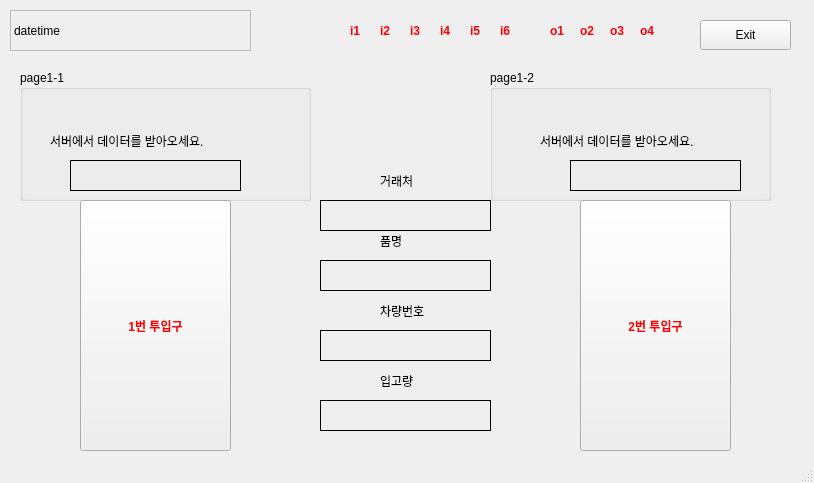
<?xml version="1.0" encoding="UTF-8"?>
<ui version="4.0">
 <class>MainWindow</class>
 <widget class="QMainWindow" name="MainWindow">
  <property name="geometry">
   <rect>
    <x>0</x>
    <y>0</y>
    <width>814</width>
    <height>483</height>
   </rect>
  </property>
  <property name="windowTitle">
   <string>MainWindow</string>
  </property>
  <widget class="QWidget" name="centralwidget">
   <widget class="QLabel" name="input_Led1">
    <property name="geometry">
     <rect>
      <x>350</x>
      <y>0</y>
      <width>31</width>
      <height>61</height>
     </rect>
    </property>
    <property name="font">
     <font>
      <weight>75</weight>
      <bold>true</bold>
     </font>
    </property>
    <property name="styleSheet">
     <string notr="true">color:rgb(255, 0, 4)</string>
    </property>
    <property name="text">
     <string>i1</string>
    </property>
   </widget>
   <widget class="QLabel" name="input_Led2">
    <property name="geometry">
     <rect>
      <x>380</x>
      <y>0</y>
      <width>31</width>
      <height>61</height>
     </rect>
    </property>
    <property name="font">
     <font>
      <weight>75</weight>
      <bold>true</bold>
     </font>
    </property>
    <property name="styleSheet">
     <string notr="true">color:rgb(255, 0, 4)</string>
    </property>
    <property name="text">
     <string>i2</string>
    </property>
   </widget>
   <widget class="QLabel" name="output_Led1">
    <property name="geometry">
     <rect>
      <x>550</x>
      <y>0</y>
      <width>31</width>
      <height>61</height>
     </rect>
    </property>
    <property name="font">
     <font>
      <weight>75</weight>
      <bold>true</bold>
     </font>
    </property>
    <property name="styleSheet">
     <string notr="true">color:rgb(255, 0, 4)</string>
    </property>
    <property name="text">
     <string>o1</string>
    </property>
   </widget>
   <widget class="QLabel" name="output_Led2">
    <property name="geometry">
     <rect>
      <x>580</x>
      <y>0</y>
      <width>31</width>
      <height>61</height>
     </rect>
    </property>
    <property name="font">
     <font>
      <weight>75</weight>
      <bold>true</bold>
     </font>
    </property>
    <property name="styleSheet">
     <string notr="true">color:rgb(255, 0, 4)</string>
    </property>
    <property name="text">
     <string>o2</string>
    </property>
   </widget>
   <widget class="QLabel" name="input_Led3">
    <property name="geometry">
     <rect>
      <x>410</x>
      <y>0</y>
      <width>31</width>
      <height>61</height>
     </rect>
    </property>
    <property name="font">
     <font>
      <weight>75</weight>
      <bold>true</bold>
     </font>
    </property>
    <property name="styleSheet">
     <string notr="true">color:rgb(255, 0, 4)</string>
    </property>
    <property name="text">
     <string>i3</string>
    </property>
   </widget>
   <widget class="QLabel" name="output_Led3">
    <property name="geometry">
     <rect>
      <x>610</x>
      <y>0</y>
      <width>31</width>
      <height>61</height>
     </rect>
    </property>
    <property name="font">
     <font>
      <weight>75</weight>
      <bold>true</bold>
     </font>
    </property>
    <property name="styleSheet">
     <string notr="true">color:rgb(255, 0, 4)</string>
    </property>
    <property name="text">
     <string>o3</string>
    </property>
   </widget>
   <widget class="QLabel" name="output_Led4">
    <property name="geometry">
     <rect>
      <x>640</x>
      <y>0</y>
      <width>31</width>
      <height>61</height>
     </rect>
    </property>
    <property name="font">
     <font>
      <weight>75</weight>
      <bold>true</bold>
     </font>
    </property>
    <property name="styleSheet">
     <string notr="true">color:rgb(255, 0, 4)</string>
    </property>
    <property name="text">
     <string>o4</string>
    </property>
   </widget>
   <widget class="QLabel" name="input_Led4">
    <property name="geometry">
     <rect>
      <x>440</x>
      <y>0</y>
      <width>31</width>
      <height>61</height>
     </rect>
    </property>
    <property name="font">
     <font>
      <weight>75</weight>
      <bold>true</bold>
     </font>
    </property>
    <property name="styleSheet">
     <string notr="true">color:rgb(255, 0, 4)</string>
    </property>
    <property name="text">
     <string>i4</string>
    </property>
   </widget>
   <widget class="QLabel" name="input_Led5">
    <property name="geometry">
     <rect>
      <x>470</x>
      <y>0</y>
      <width>31</width>
      <height>61</height>
     </rect>
    </property>
    <property name="font">
     <font>
      <weight>75</weight>
      <bold>true</bold>
     </font>
    </property>
    <property name="styleSheet">
     <string notr="true">color:rgb(255, 0, 4)</string>
    </property>
    <property name="text">
     <string>i5</string>
    </property>
   </widget>
   <widget class="QLabel" name="input_Led6">
    <property name="geometry">
     <rect>
      <x>500</x>
      <y>0</y>
      <width>31</width>
      <height>61</height>
     </rect>
    </property>
    <property name="font">
     <font>
      <weight>75</weight>
      <bold>true</bold>
     </font>
    </property>
    <property name="styleSheet">
     <string notr="true">color:rgb(255, 0, 4)</string>
    </property>
    <property name="text">
     <string>i6</string>
    </property>
   </widget>
   <widget class="QStackedWidget" name="stackedWidget">
    <property name="geometry">
     <rect>
      <x>20</x>
      <y>70</y>
      <width>291</width>
      <height>131</height>
     </rect>
    </property>
    <property name="currentIndex">
     <number>0</number>
    </property>
    <widget class="QWidget" name="page1">
     <widget class="QGroupBox" name="groupBox_2">
      <property name="geometry">
       <rect>
        <x>0</x>
        <y>0</y>
        <width>291</width>
        <height>131</height>
       </rect>
      </property>
      <property name="title">
       <string>page1-1</string>
      </property>
      <widget class="QLabel" name="label_18">
       <property name="geometry">
        <rect>
         <x>30</x>
         <y>50</y>
         <width>231</width>
         <height>41</height>
        </rect>
       </property>
       <property name="text">
        <string>서버에서 데이터를 받아오세요.</string>
       </property>
      </widget>
      <widget class="QLabel" name="textEdit_tcp1">
       <property name="geometry">
        <rect>
         <x>50</x>
         <y>90</y>
         <width>171</width>
         <height>31</height>
        </rect>
       </property>
       <property name="focusPolicy">
        <enum>Qt::NoFocus</enum>
       </property>
       <property name="frameShape">
        <enum>QFrame::Panel</enum>
       </property>
       <property name="frameShadow">
        <enum>QFrame::Plain</enum>
       </property>
       <property name="text">
        <string>   </string>
       </property>
      </widget>
     </widget>
    </widget>
    <widget class="QWidget" name="page2">
     <widget class="QGroupBox" name="groupBox_3">
      <property name="geometry">
       <rect>
        <x>0</x>
        <y>0</y>
        <width>281</width>
        <height>131</height>
       </rect>
      </property>
      <property name="title">
       <string>page2-1</string>
      </property>
      <widget class="QLabel" name="label_3">
       <property name="geometry">
        <rect>
         <x>170</x>
         <y>170</y>
         <width>68</width>
         <height>22</height>
        </rect>
       </property>
       <property name="text">
        <string>2</string>
       </property>
      </widget>
      <widget class="QLabel" name="label">
       <property name="geometry">
        <rect>
         <x>70</x>
         <y>50</y>
         <width>141</width>
         <height>31</height>
        </rect>
       </property>
       <property name="text">
        <string>카드를 읽어주세요.</string>
       </property>
      </widget>
      <widget class="QLabel" name="textEdit_card1">
       <property name="geometry">
        <rect>
         <x>50</x>
         <y>90</y>
         <width>171</width>
         <height>31</height>
        </rect>
       </property>
       <property name="focusPolicy">
        <enum>Qt::NoFocus</enum>
       </property>
       <property name="frameShape">
        <enum>QFrame::Panel</enum>
       </property>
       <property name="frameShadow">
        <enum>QFrame::Plain</enum>
       </property>
       <property name="text">
        <string/>
       </property>
      </widget>
     </widget>
    </widget>
    <widget class="QWidget" name="page3">
     <widget class="QGroupBox" name="groupBox_4">
      <property name="geometry">
       <rect>
        <x>0</x>
        <y>0</y>
        <width>291</width>
        <height>131</height>
       </rect>
      </property>
      <property name="title">
       <string>page3-1</string>
      </property>
      <widget class="QLabel" name="label_4">
       <property name="geometry">
        <rect>
         <x>130</x>
         <y>170</y>
         <width>68</width>
         <height>22</height>
        </rect>
       </property>
       <property name="text">
        <string>3</string>
       </property>
      </widget>
      <widget class="QLCDNumber" name="lcdNumber_open1">
       <property name="geometry">
        <rect>
         <x>60</x>
         <y>80</y>
         <width>151</width>
         <height>41</height>
        </rect>
       </property>
       <property name="styleSheet">
        <string notr="true">color:rgb(255, 0, 4)</string>
       </property>
       <property name="frameShape">
        <enum>QFrame::Box</enum>
       </property>
       <property name="frameShadow">
        <enum>QFrame::Plain</enum>
       </property>
      </widget>
      <widget class="QLabel" name="label_11">
       <property name="geometry">
        <rect>
         <x>70</x>
         <y>50</y>
         <width>151</width>
         <height>21</height>
        </rect>
       </property>
       <property name="text">
        <string>밸브 open 남은시간</string>
       </property>
      </widget>
      <widget class="QLabel" name="label_12">
       <property name="geometry">
        <rect>
         <x>370</x>
         <y>40</y>
         <width>151</width>
         <height>21</height>
        </rect>
       </property>
       <property name="text">
        <string>밸브 open 남은시간</string>
       </property>
      </widget>
     </widget>
    </widget>
    <widget class="QWidget" name="page4">
     <widget class="QGroupBox" name="groupBox_5">
      <property name="geometry">
       <rect>
        <x>0</x>
        <y>0</y>
        <width>301</width>
        <height>131</height>
       </rect>
      </property>
      <property name="title">
       <string>page4-1</string>
      </property>
      <widget class="QLabel" name="label_5">
       <property name="geometry">
        <rect>
         <x>130</x>
         <y>160</y>
         <width>68</width>
         <height>22</height>
        </rect>
       </property>
       <property name="text">
        <string>4</string>
       </property>
      </widget>
      <widget class="QLabel" name="label_14">
       <property name="geometry">
        <rect>
         <x>100</x>
         <y>50</y>
         <width>81</width>
         <height>22</height>
        </rect>
       </property>
       <property name="text">
        <string>1번 투입중</string>
       </property>
      </widget>
     </widget>
     <widget class="QLCDNumber" name="lcdNumber_open3">
      <property name="geometry">
       <rect>
        <x>60</x>
        <y>80</y>
        <width>151</width>
        <height>41</height>
       </rect>
      </property>
      <property name="styleSheet">
       <string notr="true">color:rgb(255, 0, 4)</string>
      </property>
      <property name="frameShape">
       <enum>QFrame::Box</enum>
      </property>
      <property name="frameShadow">
       <enum>QFrame::Plain</enum>
      </property>
     </widget>
    </widget>
    <widget class="QWidget" name="page5">
     <widget class="QGroupBox" name="groupBox_6">
      <property name="geometry">
       <rect>
        <x>0</x>
        <y>0</y>
        <width>291</width>
        <height>131</height>
       </rect>
      </property>
      <property name="title">
       <string>page5-1</string>
      </property>
      <widget class="QLabel" name="label_6">
       <property name="geometry">
        <rect>
         <x>150</x>
         <y>140</y>
         <width>68</width>
         <height>22</height>
        </rect>
       </property>
       <property name="text">
        <string>5</string>
       </property>
      </widget>
      <widget class="QLabel" name="label_16">
       <property name="geometry">
        <rect>
         <x>70</x>
         <y>50</y>
         <width>151</width>
         <height>22</height>
        </rect>
       </property>
       <property name="text">
        <string>밸브 close 남은시간</string>
       </property>
      </widget>
     </widget>
     <widget class="QLCDNumber" name="lcdNumber_open5">
      <property name="geometry">
       <rect>
        <x>60</x>
        <y>80</y>
        <width>151</width>
        <height>41</height>
       </rect>
      </property>
      <property name="styleSheet">
       <string notr="true">color:rgb(255, 0, 4)</string>
      </property>
      <property name="frameShadow">
       <enum>QFrame::Plain</enum>
      </property>
     </widget>
    </widget>
   </widget>
   <widget class="QStackedWidget" name="stackedWidget2">
    <property name="geometry">
     <rect>
      <x>490</x>
      <y>70</y>
      <width>311</width>
      <height>131</height>
     </rect>
    </property>
    <property name="currentIndex">
     <number>0</number>
    </property>
    <widget class="QWidget" name="page6">
     <widget class="QGroupBox" name="groupBox_8">
      <property name="geometry">
       <rect>
        <x>0</x>
        <y>0</y>
        <width>281</width>
        <height>131</height>
       </rect>
      </property>
      <property name="title">
       <string>page1-2</string>
      </property>
      <widget class="QLabel" name="label_19">
       <property name="geometry">
        <rect>
         <x>50</x>
         <y>60</y>
         <width>231</width>
         <height>22</height>
        </rect>
       </property>
       <property name="text">
        <string>서버에서 데이터를 받아오세요.</string>
       </property>
      </widget>
      <widget class="QLabel" name="textEdit_tcp2">
       <property name="geometry">
        <rect>
         <x>80</x>
         <y>90</y>
         <width>171</width>
         <height>31</height>
        </rect>
       </property>
       <property name="focusPolicy">
        <enum>Qt::NoFocus</enum>
       </property>
       <property name="frameShape">
        <enum>QFrame::Panel</enum>
       </property>
       <property name="frameShadow">
        <enum>QFrame::Plain</enum>
       </property>
       <property name="text">
        <string/>
       </property>
      </widget>
     </widget>
    </widget>
    <widget class="QWidget" name="page7">
     <widget class="QGroupBox" name="groupBox_9">
      <property name="geometry">
       <rect>
        <x>0</x>
        <y>0</y>
        <width>291</width>
        <height>121</height>
       </rect>
      </property>
      <property name="title">
       <string>page2-2</string>
      </property>
      <widget class="QLabel" name="label_7">
       <property name="geometry">
        <rect>
         <x>140</x>
         <y>140</y>
         <width>68</width>
         <height>22</height>
        </rect>
       </property>
       <property name="text">
        <string>7</string>
       </property>
      </widget>
      <widget class="QLabel" name="textEdit_card2">
       <property name="geometry">
        <rect>
         <x>80</x>
         <y>90</y>
         <width>171</width>
         <height>31</height>
        </rect>
       </property>
       <property name="focusPolicy">
        <enum>Qt::NoFocus</enum>
       </property>
       <property name="frameShape">
        <enum>QFrame::Panel</enum>
       </property>
       <property name="frameShadow">
        <enum>QFrame::Plain</enum>
       </property>
       <property name="text">
        <string/>
       </property>
      </widget>
      <widget class="QLabel" name="label_2">
       <property name="geometry">
        <rect>
         <x>90</x>
         <y>50</y>
         <width>141</width>
         <height>31</height>
        </rect>
       </property>
       <property name="text">
        <string>카드를 읽어주세요.</string>
       </property>
      </widget>
     </widget>
    </widget>
    <widget class="QWidget" name="page8">
     <widget class="QGroupBox" name="groupBox_10">
      <property name="geometry">
       <rect>
        <x>0</x>
        <y>0</y>
        <width>301</width>
        <height>131</height>
       </rect>
      </property>
      <property name="title">
       <string>page3-2</string>
      </property>
      <widget class="QLabel" name="label_8">
       <property name="geometry">
        <rect>
         <x>140</x>
         <y>130</y>
         <width>68</width>
         <height>22</height>
        </rect>
       </property>
       <property name="text">
        <string>8</string>
       </property>
      </widget>
      <widget class="QLCDNumber" name="lcdNumber_open2">
       <property name="geometry">
        <rect>
         <x>90</x>
         <y>80</y>
         <width>151</width>
         <height>41</height>
        </rect>
       </property>
       <property name="styleSheet">
        <string notr="true">color:rgb(255, 0, 4)</string>
       </property>
       <property name="frameShadow">
        <enum>QFrame::Plain</enum>
       </property>
      </widget>
      <widget class="QLabel" name="label_13">
       <property name="geometry">
        <rect>
         <x>90</x>
         <y>50</y>
         <width>151</width>
         <height>21</height>
        </rect>
       </property>
       <property name="text">
        <string>밸브 open 남은시간</string>
       </property>
      </widget>
     </widget>
    </widget>
    <widget class="QWidget" name="page9">
     <widget class="QGroupBox" name="groupBox_11">
      <property name="geometry">
       <rect>
        <x>0</x>
        <y>0</y>
        <width>301</width>
        <height>131</height>
       </rect>
      </property>
      <property name="title">
       <string>page4-2</string>
      </property>
      <widget class="QLabel" name="label_15">
       <property name="geometry">
        <rect>
         <x>130</x>
         <y>50</y>
         <width>81</width>
         <height>22</height>
        </rect>
       </property>
       <property name="text">
        <string>2번 투입중</string>
       </property>
      </widget>
      <widget class="QLCDNumber" name="lcdNumber_open4">
       <property name="geometry">
        <rect>
         <x>90</x>
         <y>80</y>
         <width>151</width>
         <height>41</height>
        </rect>
       </property>
       <property name="styleSheet">
        <string notr="true">color:rgb(255, 0, 4)</string>
       </property>
       <property name="frameShadow">
        <enum>QFrame::Plain</enum>
       </property>
      </widget>
     </widget>
    </widget>
    <widget class="QWidget" name="page10">
     <widget class="QGroupBox" name="groupBox_7">
      <property name="geometry">
       <rect>
        <x>0</x>
        <y>0</y>
        <width>301</width>
        <height>131</height>
       </rect>
      </property>
      <property name="title">
       <string>page5-2</string>
      </property>
      <widget class="QLabel" name="label_10">
       <property name="geometry">
        <rect>
         <x>120</x>
         <y>160</y>
         <width>68</width>
         <height>22</height>
        </rect>
       </property>
       <property name="text">
        <string>10</string>
       </property>
      </widget>
      <widget class="QLCDNumber" name="lcdNumber_open6">
       <property name="geometry">
        <rect>
         <x>90</x>
         <y>80</y>
         <width>151</width>
         <height>41</height>
        </rect>
       </property>
       <property name="styleSheet">
        <string notr="true">color:rgb(255, 0, 4)</string>
       </property>
       <property name="frameShadow">
        <enum>QFrame::Plain</enum>
       </property>
      </widget>
      <widget class="QLabel" name="label_17">
       <property name="geometry">
        <rect>
         <x>100</x>
         <y>50</y>
         <width>151</width>
         <height>22</height>
        </rect>
       </property>
       <property name="text">
        <string>밸브 close 남은시간</string>
       </property>
      </widget>
     </widget>
    </widget>
   </widget>
   <widget class="QPushButton" name="pushButton_silo1">
    <property name="geometry">
     <rect>
      <x>80</x>
      <y>200</y>
      <width>151</width>
      <height>251</height>
     </rect>
    </property>
    <property name="font">
     <font>
      <weight>75</weight>
      <bold>true</bold>
     </font>
    </property>
    <property name="styleSheet">
     <string notr="true">color: rgb(255, 0, 0);</string>
    </property>
    <property name="text">
     <string>1번 투입구</string>
    </property>
   </widget>
   <widget class="QPushButton" name="pushButton_silo2">
    <property name="geometry">
     <rect>
      <x>580</x>
      <y>200</y>
      <width>151</width>
      <height>251</height>
     </rect>
    </property>
    <property name="font">
     <font>
      <weight>75</weight>
      <bold>true</bold>
     </font>
    </property>
    <property name="styleSheet">
     <string notr="true">color:rgb(255, 0, 0)</string>
    </property>
    <property name="text">
     <string>2번 투입구</string>
    </property>
   </widget>
   <widget class="QLabel" name="label_20">
    <property name="geometry">
     <rect>
      <x>380</x>
      <y>170</y>
      <width>68</width>
      <height>22</height>
     </rect>
    </property>
    <property name="text">
     <string>거래처</string>
    </property>
   </widget>
   <widget class="QLabel" name="label_21">
    <property name="geometry">
     <rect>
      <x>380</x>
      <y>230</y>
      <width>68</width>
      <height>22</height>
     </rect>
    </property>
    <property name="text">
     <string>품명</string>
    </property>
   </widget>
   <widget class="QLabel" name="label_22">
    <property name="geometry">
     <rect>
      <x>380</x>
      <y>300</y>
      <width>68</width>
      <height>22</height>
     </rect>
    </property>
    <property name="text">
     <string>차량번호</string>
    </property>
   </widget>
   <widget class="QLabel" name="label_23">
    <property name="geometry">
     <rect>
      <x>380</x>
      <y>370</y>
      <width>68</width>
      <height>22</height>
     </rect>
    </property>
    <property name="text">
     <string>입고량</string>
    </property>
   </widget>
   <widget class="QLabel" name="label_datetimer1">
    <property name="geometry">
     <rect>
      <x>10</x>
      <y>10</y>
      <width>241</width>
      <height>41</height>
     </rect>
    </property>
    <property name="frameShape">
     <enum>QFrame::StyledPanel</enum>
    </property>
    <property name="text">
     <string>datetime</string>
    </property>
   </widget>
   <widget class="QPushButton" name="pushButton_exit1">
    <property name="geometry">
     <rect>
      <x>700</x>
      <y>20</y>
      <width>91</width>
      <height>30</height>
     </rect>
    </property>
    <property name="minimumSize">
     <size>
      <width>0</width>
      <height>30</height>
     </size>
    </property>
    <property name="maximumSize">
     <size>
      <width>381</width>
      <height>16777215</height>
     </size>
    </property>
    <property name="text">
     <string>Exit</string>
    </property>
   </widget>
   <widget class="QLabel" name="textEdit_qr1">
    <property name="geometry">
     <rect>
      <x>320</x>
      <y>200</y>
      <width>171</width>
      <height>31</height>
     </rect>
    </property>
    <property name="focusPolicy">
     <enum>Qt::NoFocus</enum>
    </property>
    <property name="frameShape">
     <enum>QFrame::Panel</enum>
    </property>
    <property name="frameShadow">
     <enum>QFrame::Plain</enum>
    </property>
    <property name="text">
     <string/>
    </property>
   </widget>
   <widget class="QLabel" name="textEdit_qr2">
    <property name="geometry">
     <rect>
      <x>320</x>
      <y>260</y>
      <width>171</width>
      <height>31</height>
     </rect>
    </property>
    <property name="focusPolicy">
     <enum>Qt::NoFocus</enum>
    </property>
    <property name="frameShape">
     <enum>QFrame::Panel</enum>
    </property>
    <property name="frameShadow">
     <enum>QFrame::Plain</enum>
    </property>
    <property name="text">
     <string/>
    </property>
   </widget>
   <widget class="QLabel" name="textEdit_qr3">
    <property name="geometry">
     <rect>
      <x>320</x>
      <y>330</y>
      <width>171</width>
      <height>31</height>
     </rect>
    </property>
    <property name="focusPolicy">
     <enum>Qt::NoFocus</enum>
    </property>
    <property name="frameShape">
     <enum>QFrame::Panel</enum>
    </property>
    <property name="frameShadow">
     <enum>QFrame::Plain</enum>
    </property>
    <property name="text">
     <string/>
    </property>
   </widget>
   <widget class="QLabel" name="textEdit_qr4">
    <property name="geometry">
     <rect>
      <x>320</x>
      <y>400</y>
      <width>171</width>
      <height>31</height>
     </rect>
    </property>
    <property name="focusPolicy">
     <enum>Qt::NoFocus</enum>
    </property>
    <property name="frameShape">
     <enum>QFrame::Panel</enum>
    </property>
    <property name="frameShadow">
     <enum>QFrame::Plain</enum>
    </property>
    <property name="text">
     <string/>
    </property>
   </widget>
  </widget>
  <widget class="QStatusBar" name="statusbar"/>
 </widget>
 <resources/>
 <connections/>
</ui>
